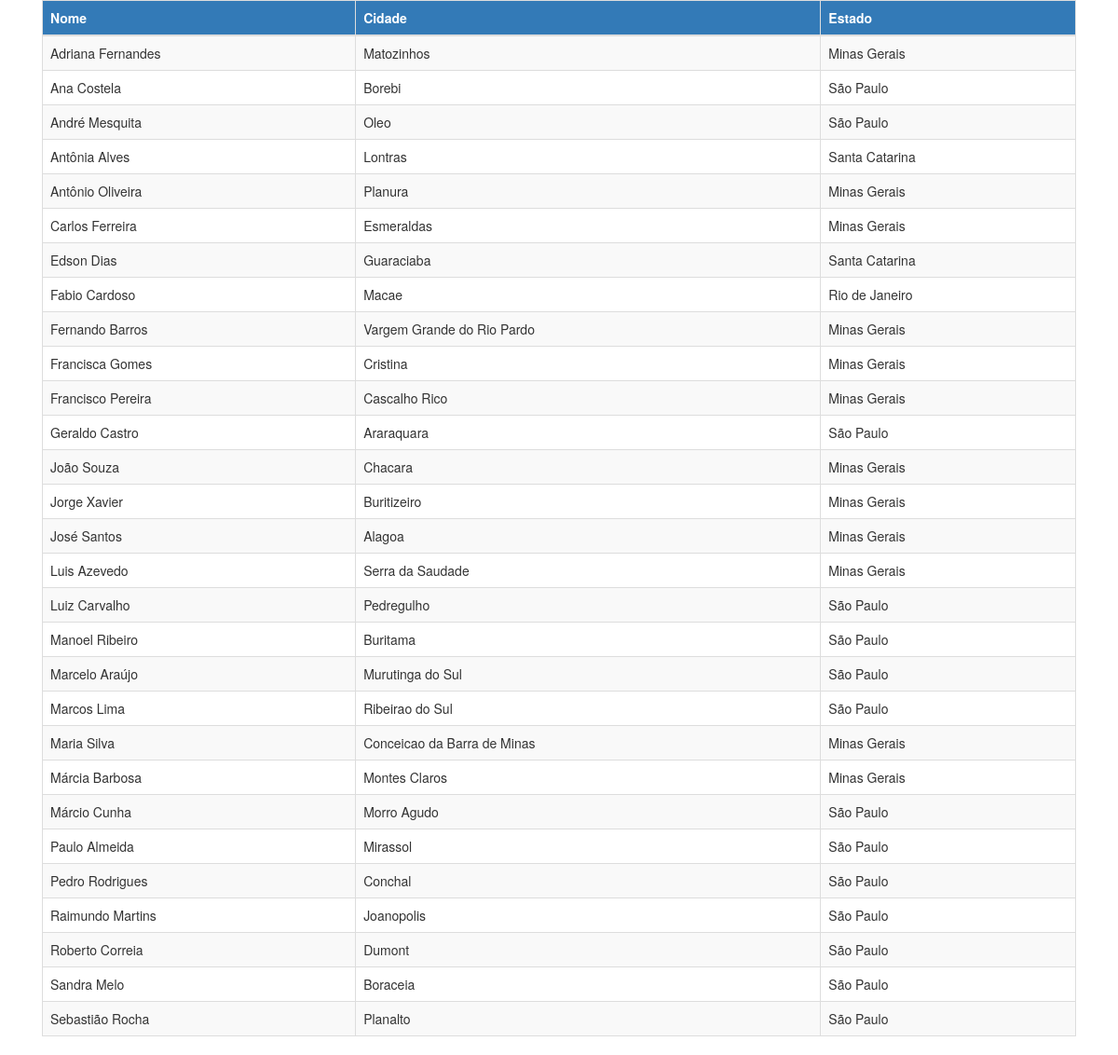
Page /atividadePHPTabela/listaAlunos.php on the committed database.
### tables this page shows
CREATE TABLE IF NOT EXISTS `alunos` (
  `id` int(11) NOT NULL AUTO_INCREMENT,
  `nome` varchar(80) NOT NULL,
  `rua` varchar(80) NOT NULL,
  `numero` varchar(10) NOT NULL,
  `bairro` varchar(80) NOT NULL,
  `cidade_id` int(11) NOT NULL,
  `cep` varchar(8) NOT NULL,
  `mail` varchar(50) NOT NULL,
  PRIMARY KEY (`id`),
  FOREIGN KEY (cidade_id) REFERENCES cidades(id)
);

CREATE TABLE IF NOT EXISTS `cidades` (
  `id` int(11) NOT NULL AUTO_INCREMENT,
  `nome` varchar(80) NOT NULL,
  `estado_id` smallint(6) NOT NULL,
  PRIMARY KEY (`id`),
  KEY `estado_id` (`estado_id`),
  CONSTRAINT `cidades_estado` FOREIGN KEY (`estado_id`) REFERENCES `estados` (`id`)
);

CREATE TABLE `estados` (
  `id` smallint(6) NOT NULL AUTO_INCREMENT,
  `nome` varchar(30) NOT NULL,
  `sigla` varchar(2) NOT NULL,
  PRIMARY KEY (`id`)
);

### atividadePHPTabela/listaAlunos.php (the view, shortened to what this page needs)
<?php
  $db = new PDO('mysql:host=localhost;dbname=academico','sistemaweb','123456');
  $alunos = $db->query("SELECT a.nome AS aluno_nome, c.nome AS cidade_nome, e.nome AS estado_nome
                        FROM alunos a, cidades c, estados e WHERE a.cidade_id = c.id AND c.estado_id = e.id
                        ORDER BY a.nome");
?>
<!DOCTYPE html>
<html>
  <head>
    <link rel="stylesheet" href=".\css\bootstrap\bootstrap.css">
  </head>
  <body>
    <div class="container">
      <div class="container-fluid">
        <table class="table table-striped table-bordered table-hover">
          <thead class="bg-primary">
            <tr>
              <th>Nome</th>
              <th>Cidade</th>
              <th>Estado</th>
            </tr>
          </thead>
        <?php
          while ($linha = $alunos->fetch(PDO::FETCH_ASSOC)) {
            echo "<tr>";
            echo utf8_encode ("<td>" . $linha["aluno_nome"] . " </td> " . "<td>" . $linha["cidade_nome"] . "</td>"
                            . "<td>" . $linha["estado_nome"] . "</td>");
            echo "</tr>";
          }
         ?>
       </table>
      </div>
    </div>
  </body>
</html>

### rows in the picture
alunos: nome.nome "Adriana Fernandes Matozinhos Minas Gerais"
alunos: nome.nome "Ana Costela Borebi São Paulo"
alunos: nome.nome "André Mesquita Oleo São Paulo"
alunos: nome.nome "Antônia Alves Lontras Santa Catarina"
alunos: nome.nome "Antônio Oliveira Planura Minas Gerais"
alunos: nome.nome "Carlos Ferreira Esmeraldas Minas Gerais"
alunos: nome.nome "Edson Dias Guaraciaba Santa Catarina"
alunos: nome.nome "Fabio Cardoso Macae Rio de Janeiro"
alunos: nome.nome "Fernando Barros Vargem Grande do Rio Pardo Minas Gerais"
alunos: nome.nome "Francisca Gomes Cristina Minas Gerais"
alunos: nome.nome "Francisco Pereira Cascalho Rico Minas Gerais"
alunos: nome.nome "Geraldo Castro Araraquara São Paulo"
alunos: nome.nome "João Souza Chacara Minas Gerais"
alunos: nome.nome "Jorge Xavier Buritizeiro Minas Gerais"
alunos: nome.nome "José Santos Alagoa Minas Gerais"
alunos: nome.nome "Luis Azevedo Serra da Saudade Minas Gerais"
alunos: nome.nome "Luiz Carvalho Pedregulho São Paulo"
alunos: nome.nome "Manoel Ribeiro Buritama São Paulo"
alunos: nome.nome "Marcelo Araújo Murutinga do Sul São Paulo"
alunos: nome.nome "Marcos Lima Ribeirao do Sul São Paulo"
alunos: nome.nome "Maria Silva Conceicao da Barra de Minas Minas Gerais"
alunos: nome.nome "Márcia Barbosa Montes Claros Minas Gerais"
alunos: nome.nome "Márcio Cunha Morro Agudo São Paulo"
alunos: nome.nome "Paulo Almeida Mirassol São Paulo"
alunos: nome.nome "Pedro Rodrigues Conchal São Paulo"
alunos: nome.nome "Raimundo Martins Joanopolis São Paulo"
alunos: nome.nome "Roberto Correia Dumont São Paulo"
alunos: nome.nome "Sandra Melo Boraceia São Paulo"
alunos: nome.nome "Sebastião Rocha Planalto São Paulo"
